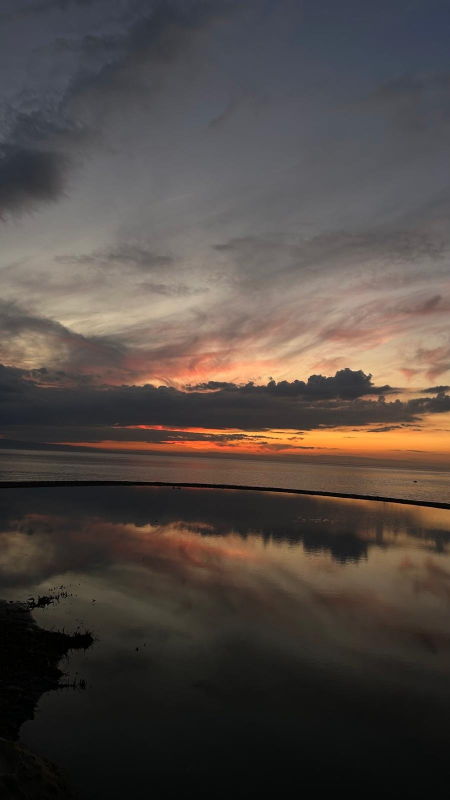
#> input picture outputs/resized_img1.jpg, 900 x 1600 px (shown at 1/2 size)
$ python step_2_5_edge_detection.py   (older library calls are emulated)
#> lines starting #> are read from the running program, lines starting #| are printed output that depends on the picture; after the words box and inside, x2 and y2 are one past the last pixel; in counts of white or black regions, pixels touching at a corner belong together
import cv2
import numpy as np
import os

os.makedirs("outputs/2_5", exist_ok=True)

# Girdi
img = cv2.imread("outputs/resized_img1.jpg")
#> img is the input picture: shape (1600, 900, 3); mean B, G, R 67.7, 72.6, 81.4
gray = cv2.cvtColor(img, cv2.COLOR_BGR2GRAY)
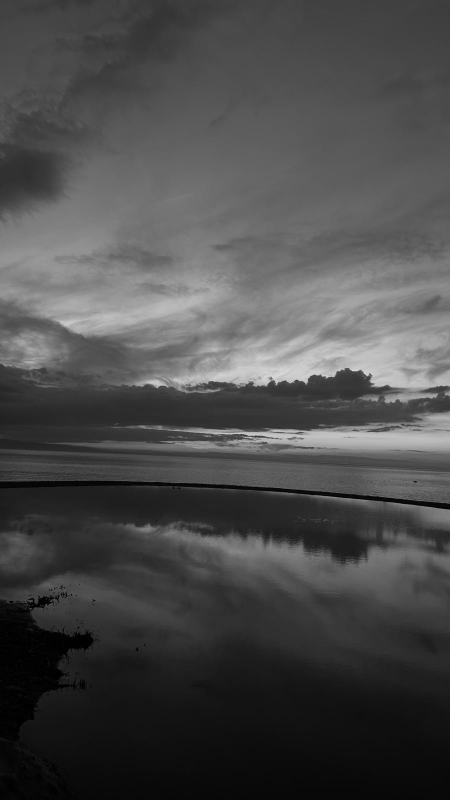
#> gray: shape (1600, 900) (shown at 1/2 size); min 0, max 231, mean 74.7
cv2.imwrite("outputs/2_5/original_gray.jpg", gray)

# -------- Sobel --------
sobel_x = cv2.Sobel(gray, cv2.CV_64F, 1, 0, ksize=3)
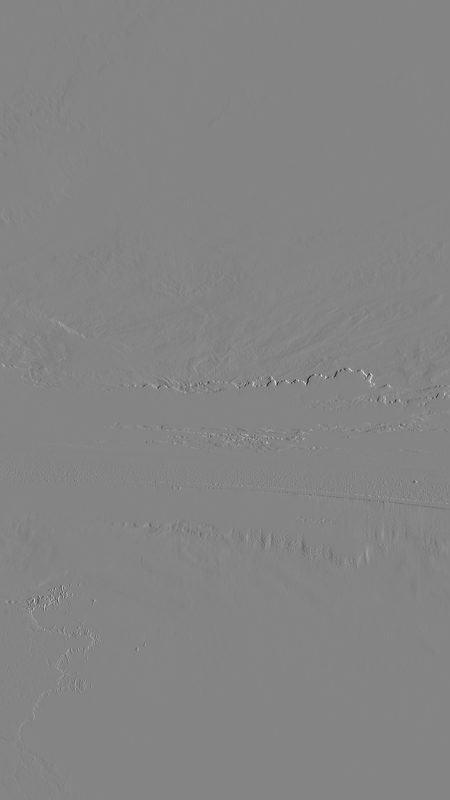
#> sobel_x: shape (1600, 900) float64 (shown at 1/2 size); min -509, max 474, mean 0.2; drawn with min black and max white
sobel_y = cv2.Sobel(gray, cv2.CV_64F, 0, 1, ksize=3)
sobel_mag = np.sqrt(sobel_x**2 + sobel_y**2)
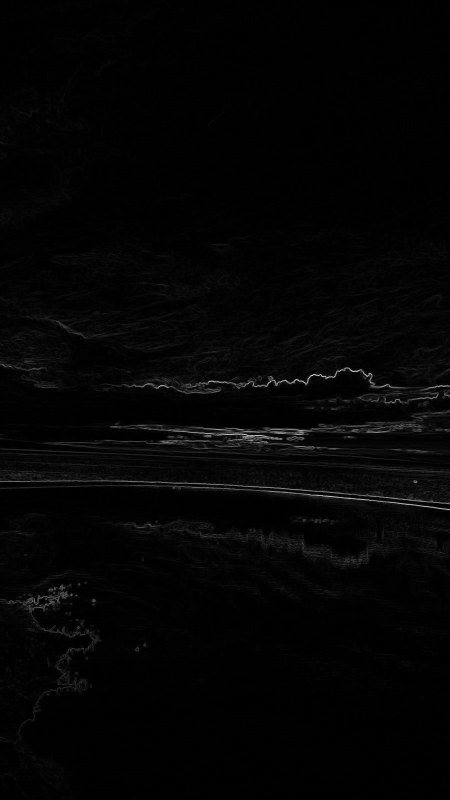
#> sobel_mag: shape (1600, 900) float64 (shown at 1/2 size); min 0, max 642.1, mean 11.3; drawn with min black and max white
sobel_mag = cv2.convertScaleAbs(sobel_mag)
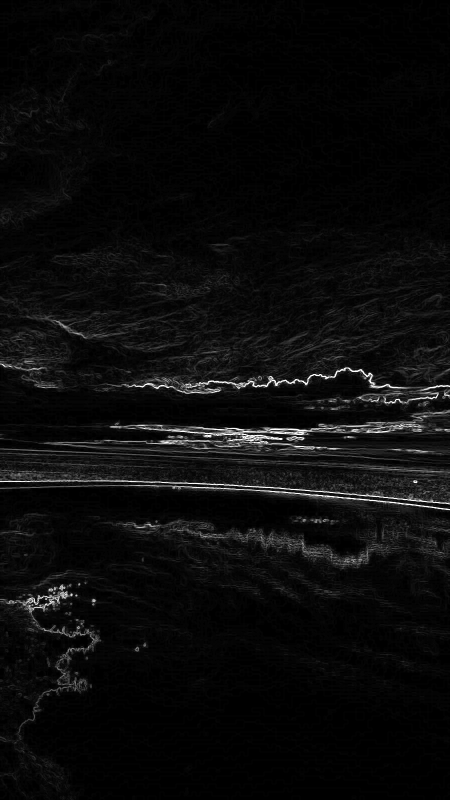
#> sobel_mag: shape (1600, 900) (shown at 1/2 size); min 0, max 255, mean 10.9

cv2.imwrite("outputs/2_5/sobel_edges.jpg", sobel_mag)

# -------- Prewitt --------
kernel_x = np.array([[1,0,-1],
                     [1,0,-1],
                     [1,0,-1]])

kernel_y = np.array([[1,1,1],
                     [0,0,0],
                     [-1,-1,-1]])

prewitt_x = cv2.filter2D(gray, -1, kernel_x)
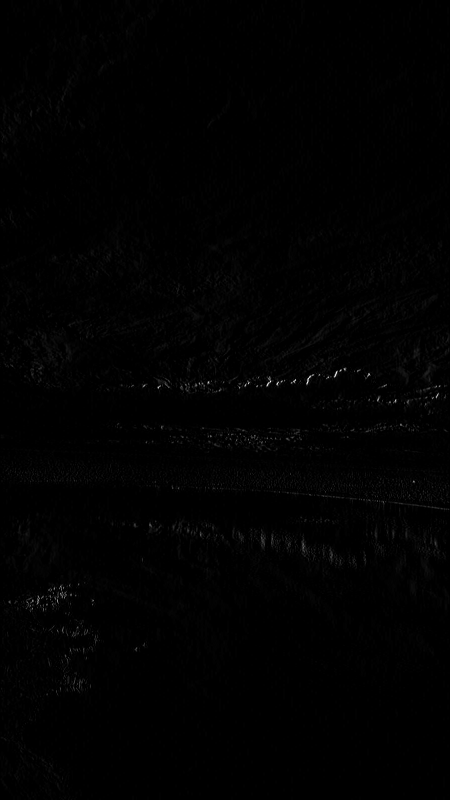
#> prewitt_x: shape (1600, 900) (shown at 1/2 size); min 0, max 255, mean 1.4
prewitt_y = cv2.filter2D(gray, -1, kernel_y)
prewitt_mag = cv2.addWeighted(prewitt_x, 0.5, prewitt_y, 0.5, 0)

cv2.imwrite("outputs/2_5/prewitt_edges.jpg", prewitt_mag)

# -------- Canny --------
canny_low = cv2.Canny(gray, 50, 150)
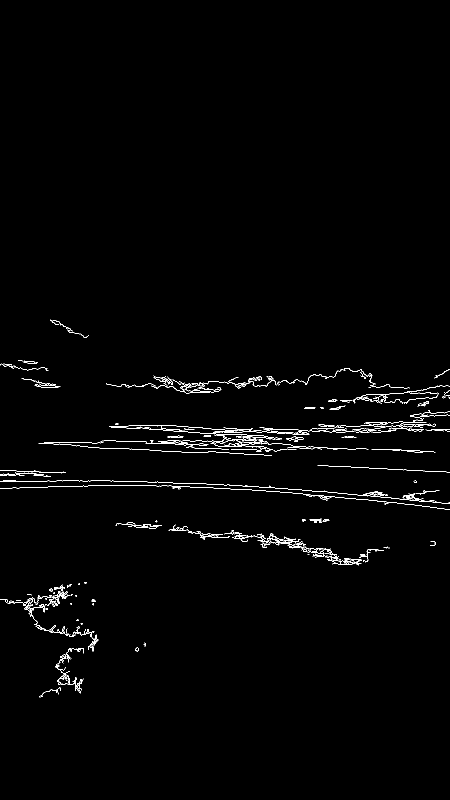
#> canny_low: shape (1600, 900) (shown at 1/2 size); 1.1% white in thin lines or dots, all inside (x1, y1, x2, y2) = (0, 639, 900, 1395)
canny_high = cv2.Canny(gray, 100, 200)
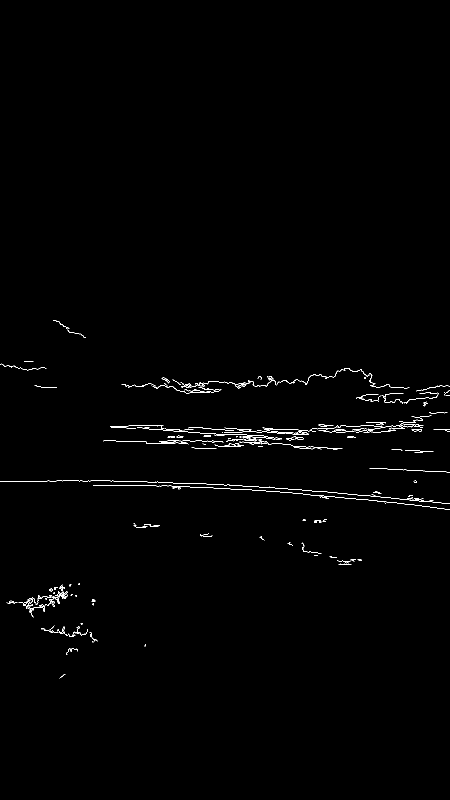
#> canny_high: shape (1600, 900) (shown at 1/2 size); 0.63% white in thin lines or dots, all inside (x1, y1, x2, y2) = (0, 640, 900, 1357)

cv2.imwrite("outputs/2_5/canny_50_150.jpg", canny_low)
cv2.imwrite("outputs/2_5/canny_100_200.jpg", canny_high)

print("2.5 tamamlandi. Ciktilar: outputs/2_5/")

$ run again, with outputs/resized_img2.jpg copied over outputs/resized_img1.jpg
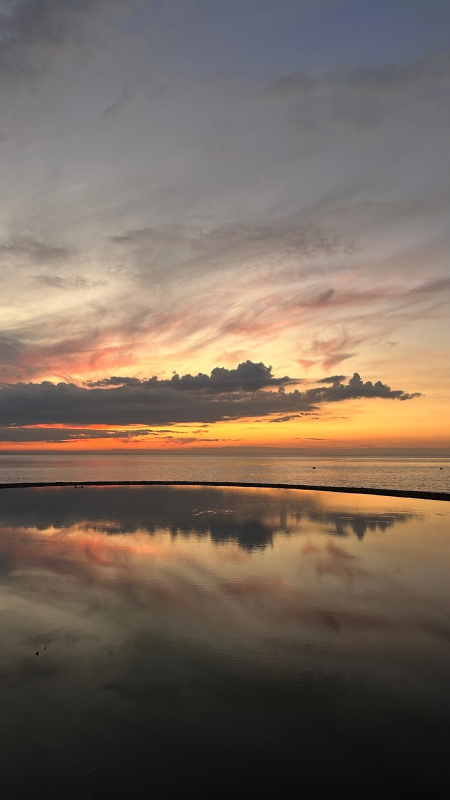
#> input picture outputs/resized_img2.jpg, 900 x 1600 px (shown at 1/2 size)
#> img is the input picture: shape (1600, 900, 3); mean B, G, R 92.2, 104.9, 120.6
#> `canny_low = cv2.Canny(gray, 50, 150)`:
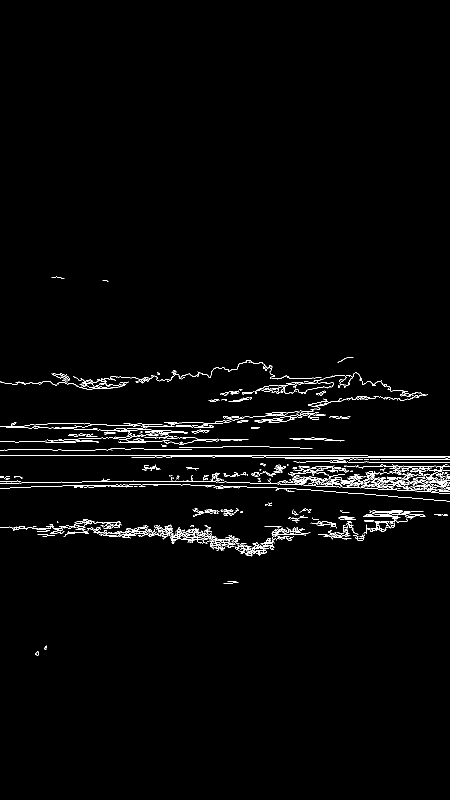
#> canny_low: shape (1600, 900) (shown at 1/2 size); 1.7% white in thin lines or dots, all inside (x1, y1, x2, y2) = (0, 553, 900, 1311)
#> `canny_high = cv2.Canny(gray, 100, 200)`:
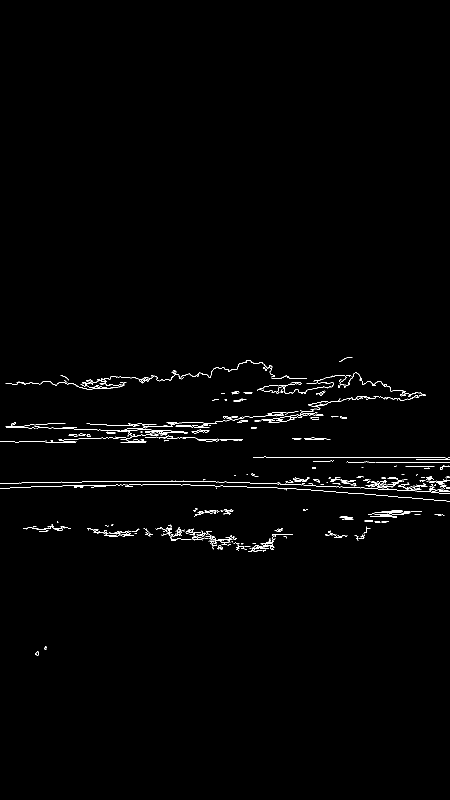
#> canny_high: shape (1600, 900) (shown at 1/2 size); 0.92% white in thin lines or dots, all inside (x1, y1, x2, y2) = (0, 714, 900, 1311)

$ run again, with outputs/resized_img3.jpg copied over outputs/resized_img1.jpg
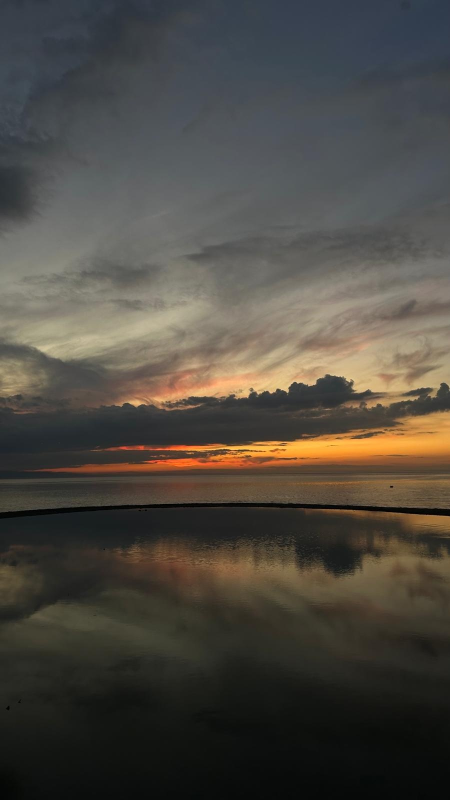
#> input picture outputs/resized_img3.jpg, 900 x 1600 px (shown at 1/2 size)
#> img is the input picture: shape (1600, 900, 3); mean B, G, R 65.8, 73.2, 77.5
#> `canny_low = cv2.Canny(gray, 50, 150)`:
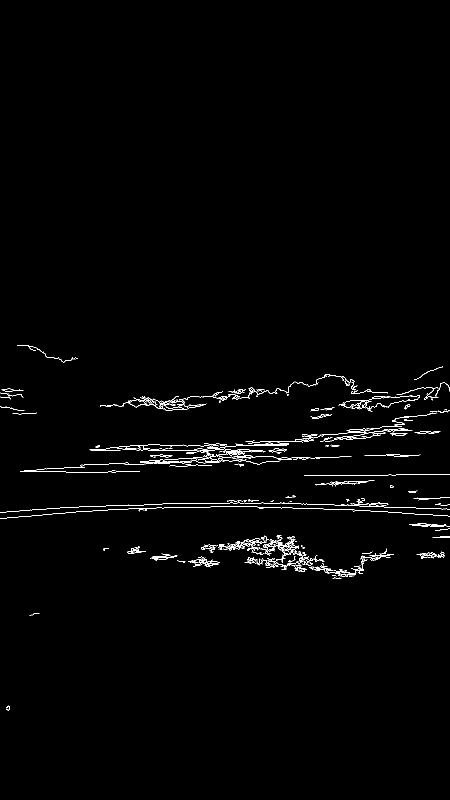
#> canny_low: shape (1600, 900) (shown at 1/2 size); 1.1% white in thin lines or dots, all inside (x1, y1, x2, y2) = (0, 690, 900, 1421)
#> `canny_high = cv2.Canny(gray, 100, 200)`:
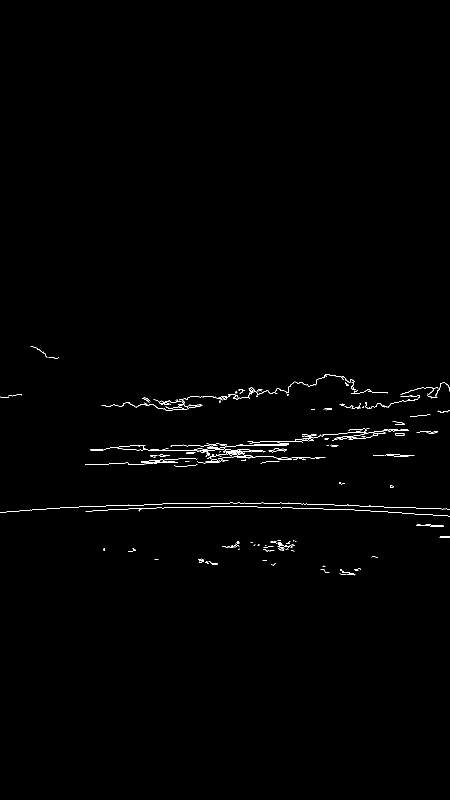
#> canny_high: shape (1600, 900) (shown at 1/2 size); 0.56% white in thin lines or dots, all inside (x1, y1, x2, y2) = (0, 692, 900, 1151)

$ run again, with outputs/resized_img4.jpg copied over outputs/resized_img1.jpg
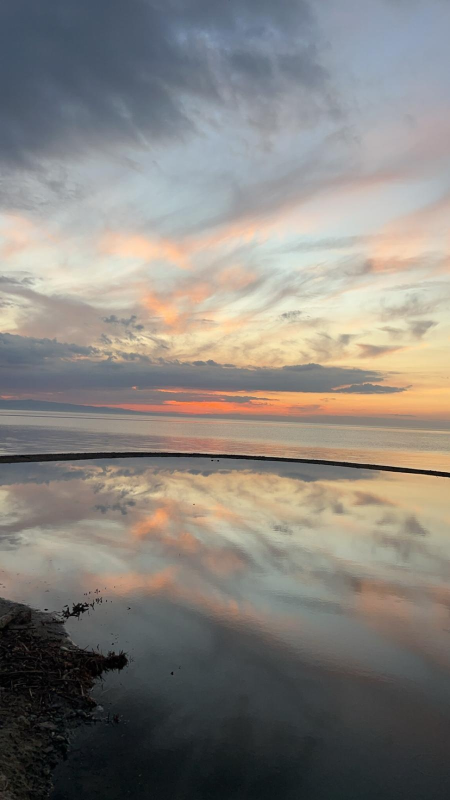
#> input picture outputs/resized_img4.jpg, 900 x 1600 px (shown at 1/2 size)
#> img is the input picture: shape (1600, 900, 3); mean B, G, R 125.9, 131.3, 135.3
#> canny_low: shape (1600, 900); 1.7% white in thin lines or dots, all inside (x1, y1, x2, y2) = (0, 542, 900, 1600)
#> `canny_high = cv2.Canny(gray, 100, 200)`:
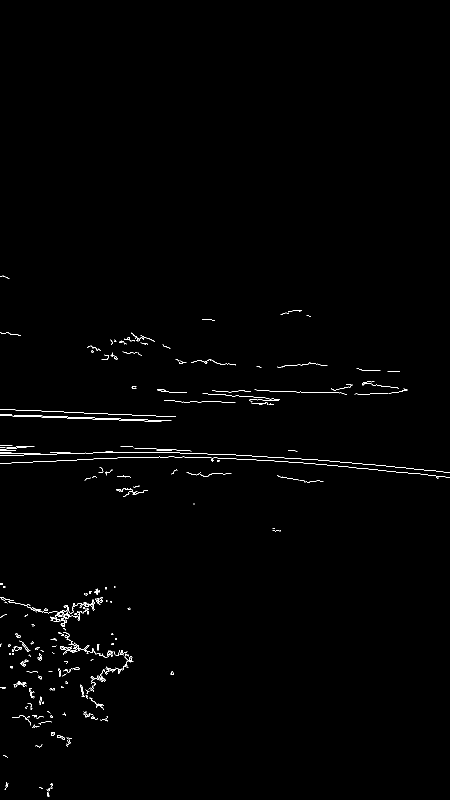
#> canny_high: shape (1600, 900) (shown at 1/2 size); 0.67% white in thin lines or dots, all inside (x1, y1, x2, y2) = (0, 551, 900, 1593)
